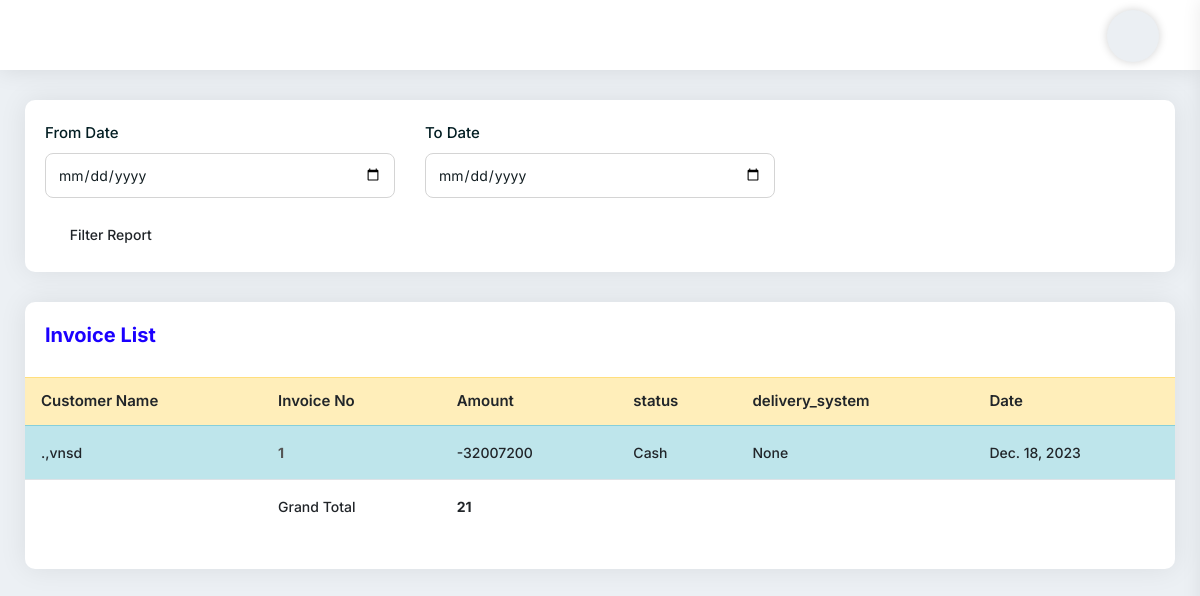
Before: /SaleInvoiceReportFilter/ with the older database file.
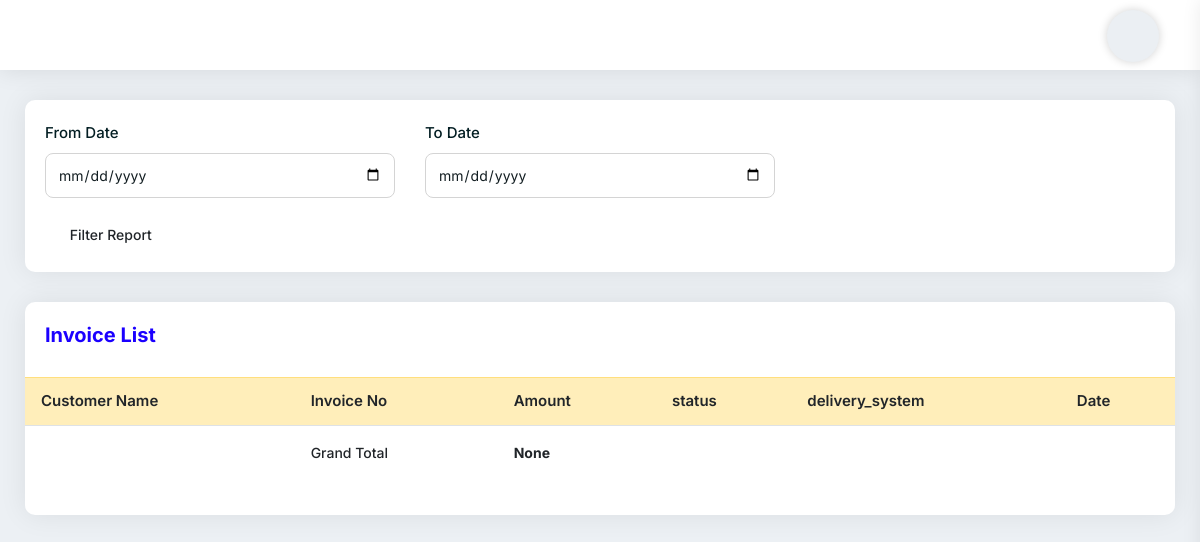
After: the same page with the newer database file.
### myapp/models.py (models this page shows, shortened)
class Order(models.Model):
    cart = models.OneToOneField(Cart, on_delete=models.CASCADE)
    ordered_by = models.CharField(max_length=255,null=True, blank=True)
    shipping_address = models.CharField(max_length=255, null=True, blank=True)
    mobile = models.CharField(max_length=255,null=True, blank=True)
    email = models.EmailField(null=True, blank=True)
    subtotal = models.PositiveIntegerField()
    discount = models.PositiveIntegerField(default=0)
    total = models.PositiveIntegerField()
    tax = models.PositiveIntegerField()
    delivery_fee = models.IntegerField(default=0)
    delivery_system = models.ForeignKey(DeliverySystem, on_delete=models.CASCADE, blank=True,null=True)
    all_total = models.PositiveIntegerField()
    all_total_delivery = models.IntegerField(default=0)
    ordered_staus = models.CharField(max_length=255, choices=STATUS, default='Cash')
    payment = models.CharField(max_length=225, choices=PAYMENT_TYPE, default='Cash')
    deli_payment = models.BooleanField(default=False)
    created_at = models.DateField(auto_now_add=True)

### myapp/views.py (the view, shortened to what this page needs)
# urls.py: path('SaleInvoiceReportFilter/', SaleInvoiceReportFilter.as_view(), name='SaleInvoiceReportFilter'),
class SaleInvoiceReportFilter(View):
    def get(self,request):
        queryset = Order.objects.all()
        deli = DeliverySystem.objects.all()
        sum = queryset.aggregate(Sum('all_total'))['all_total__sum']
        context={'queryset':queryset,'sum':sum,'deli':deli}
        return render(request, 'salereportfilter.html', context)

### templates/salereportfilter.html (shortened to what this page needs)
{% extends 'base.html' %}
{% block content %}
<div class="pd-20 card-box mb-30">
    <form action="{% url 'myapp:SaleInvoiceReportFilter' %}" method="post">{% csrf_token %}
        <div class="row">
            <div class="col-md-4 col-sm-12">
                <div class="form-group">
                    <label>From Date</label>
                    <input type="date" name="fromdate" class="form-control">
                </div>
            </div>
            <div class="col-md-4 col-sm-12">
                <div class="form-group">
                    <label>To Date</label>
                    <input type="date" name="todate" class="form-control">
                </div>
            </div>
        </div>
        <button
                type="submit"
                class="btn btn-sm"
                data-bgcolor="#00b489"
                data-color="#ffffff"
        >
            <i class="icon-copy dw dw-filter-1"></i>Filter Report
        </button>
    </form>
</div>
<div class="card-box mb-30">
    <div class="pd-20">
        <h4 class="text-blue h4">Invoice List</h4>
    </div>
    <div class="pb-20">
        <table
                class="table hover data-table-export nowrap"
        >
            <thead>
            <tr class="table-warning">
                <th class="table-plus datatable-nosort">Customer Name</th>
                <th>Invoice No</th>
                <th>Amount</th>
                <th>status</th>
                <th>delivery_system</th>
                <th>Date</th>
            </tr>
            </thead>
            <tbody>
            {% for p in queryset %}
            <tr class="table-info">
                <td class="table-plus">{{p.ordered_by}}</td>
                <td><a href="{% url 'myapp:InvoiceDetailView' p.id%}"><strong>{{p.id}}</strong></a></td>
                <td>{{p.all_total_delivery}}</td>
                <td>{{p.payment}}</td>
                <td>{{p.delivery_system}}</td>
                <td>{{p.created_at}}</td>
            </tr>
            {% endfor %}
            </tbody>
            <tfoot>
            <tr>
                <td></td>
                <td>Grand Total</td>
                <td><strong>{{sum}}</strong></td>
                <td></td>
                <td></td>
                <td></td>
            </tr>
            </tfoot>
        </table>
    </div>
</div>
{% endblock content %}

Changed rows visible on the page:
removed Order: ordered_by ".,vnsd", id "1", all_total_delivery "-32007200", payment "Cash", delivery_system "None", created_at "Dec. 18, 2023"
Other visible differences:
{{ sum }}: "21" → "None"
